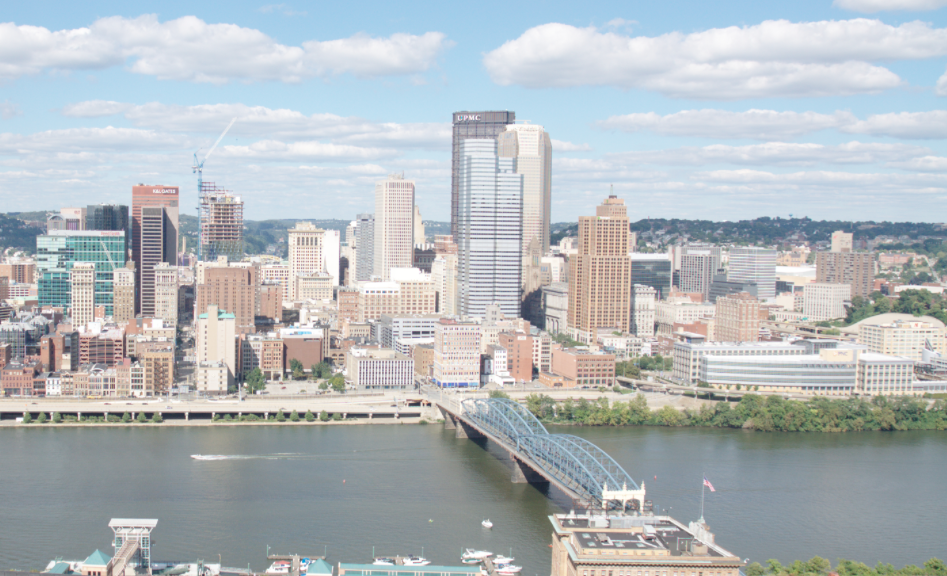
#> input picture hw1_code_data/hw2_code_data/data/incline_L.png, 947 x 576 px
$ python panoramas.py   (older library calls are emulated)
#> lines starting #> are read from the running program, lines starting #| are printed output that depends on the picture
### hw1_code_data/hw2_code_data/code/BRIEF.py
import numpy as np
import cv2
import os
from scipy.spatial.distance import cdist
from keypointDetect import DoGdetector

import matplotlib.pyplot as plt


def makeTestPattern(patch_width=9, nbits=256):
    '''
    Creates Test Pattern for BRIEF

    Run this routine for the given parameters patch_width = 9 and n = 256

    INPUTS
    patch_width - the width of the image patch (usually 9)
    nbits      - the number of tests n in the BRIEF descriptor

    OUTPUTS
    compareX and compareY - LINEAR indices into the patch_width x patch_width image
                            patch and are each (nbits,) vectors.
    '''
    #############################
    # TO DO ...
    # Generate testpattern here

    X = np.random.normal(0, 1/25*patch_width*patch_width, (nbits, 2))
    Y = np.random.normal(0, 1/100*patch_width*patch_width, (nbits, 2))
    X[X > patch_width // 2] = patch_width // 2
    X[X < -(patch_width // 2)] = -(patch_width // 2)
    Y[Y > patch_width // 2] = patch_width // 2
    Y[Y < -(patch_width // 2)] = -(patch_width // 2)
    X = np.around(X+patch_width // 2).astype(int)
    Y = np.around(Y+patch_width // 2).astype(int)

    compareX = X[:, 0]*patch_width + X[:, 1]
    compareY = Y[:, 0]*patch_width + Y[:, 1]
    print("Making new pattern")
    return  compareX, compareY

# load test pattern for Brief
test_pattern_file = '../results/testPattern.npy'
if os.path.isfile(test_pattern_file):
    # load from file if exists
    compareX, compareY = np.load(test_pattern_file)
else:
    # produce and save patterns if not exist
    compareX, compareY = makeTestPattern()
    if not os.path.isdir('../results'):
        os.mkdir('../results')
    np.save(test_pattern_file, [compareX, compareY])

def computeBrief(im, gaussian_pyramid, locsDoG, k, levels,
    compareX, compareY):
    '''
    Compute Brief feature
     INPUT
     locsDoG - locsDoG are the keypoint locations returned by the DoG
               detector.
     levels  - Gaussian scale levels that were given in Section1.
     compareX and compareY - linear indices into the
                             (patch_width x patch_width) image patch and are
                             each (nbits,) vectors.


     OUTPUT
     locs - an m x 3 vector, where the first two columns are the image
    		 coordinates of keypoints and the third column is the pyramid
            level of the keypoints.
     desc - an m x n bits matrix of stacked BRIEF descriptors. m is the number
            of valid descriptors in the image and will vary.
    '''
    ##############################
    # TO DO ...
    # compute locs, desc here

    imH, imW = im.shape
    patch_width = 9
    nbits = 256
    locs = locsDoG
    locs = locs[(locs[:,1] >= patch_width // 2) & (locs[:,1] < imH - 1 - (patch_width // 2))]
    locs = locs[(locs[:,0] >= patch_width // 2) & (locs[:,0] < imW - 1 - (patch_width // 2))]

    xx, xy = (compareX[:] / patch_width).astype(int) - (patch_width // 2), compareX[:] % patch_width - (patch_width // 2)
    yx, yy = (compareY[:] / patch_width).astype(int) - (patch_width // 2), compareY[:] % patch_width - (patch_width // 2)

    comparePointsXX = np.repeat(locs[:, 0, np.newaxis], nbits, axis = 1) + xx
    comparePointsXY = np.repeat(locs[:, 1, np.newaxis], nbits, axis = 1) + xy
    comparePointsYX = np.repeat(locs[:, 0, np.newaxis], nbits, axis = 1) + yx
    comparePointsYY = np.repeat(locs[:, 1, np.newaxis], nbits, axis = 1) + yy

    #im = gaussian_pyramid[:,:,1]
    desc = im[comparePointsXY, comparePointsXX] < im[comparePointsYY, comparePointsYX]
    desc = desc.astype(float)

    return locs, desc


def briefLite(im):
    '''
    INPUTS
    im - gray image with values between 0 and 1

    OUTPUTS
    locs - an m x 3 vector, where the first two columns are the image coordinates
            of keypoints and the third column is the pyramid level of the keypoints
    desc - an m x n bits matrix of stacked BRIEF descriptors.
            m is the number of valid descriptors in the image and will vary
            n is the number of bits for the BRIEF descriptor
    '''
    ###################
    # TO DO ...
    if len(im.shape)==3:
        im = cv2.cvtColor(im, cv2.COLOR_BGR2GRAY)
    locsDoG, gauss_pyramid = DoGdetector(im)
    locsDoG[:,[0, 1]] = locsDoG[:,[1, 0]]
    locs, desc = computeBrief(im, gauss_pyramid, locsDoG, np.sqrt(2), [-1,0,1,2,3,4], compareX, compareY)
    return locs, desc

def briefMatch(desc1, desc2, ratio=0.8):
    '''
    performs the descriptor matching
    inputs  : desc1 , desc2 - m1 x n and m2 x n matrix. m1 and m2 are the number of keypoints in image 1 and 2.
                                n is the number of bits in the brief
    outputs : matches - p x 2 matrix. where the first column are indices
                                        into desc1 and the second column are indices into desc2
    '''
    D = cdist(np.float32(desc1), np.float32(desc2), metric='hamming')
    # find smallest distance
    ix2 = np.argmin(D, axis=1)
    d1 = D.min(1)
    # find second smallest distance
    d12 = np.partition(D, 2, axis=1)[:,0:2]
    d2 = d12.max(1)
    r = d1/(d2+1e-10)
    is_discr = r<ratio
    ix2 = ix2[is_discr]
    ix1 = np.arange(D.shape[0])[is_discr]

    matches = np.stack((ix1,ix2), axis=-1)
    return matches

# [17 lines left out: function plotMatches, not called in this run]


# [43 lines that do not run on import are left out]

### hw1_code_data/hw2_code_data/code/keypointDetect.py
import numpy as np
import cv2

def createGaussianPyramid(im, sigma0=1,
        k=np.sqrt(2), levels=[-1,0,1,2,3,4]):
    if len(im.shape)==3:
        im = cv2.cvtColor(im, cv2.COLOR_BGR2GRAY)
    if im.max()>10:
        im = np.float32(im)/255
    im_pyramid = []
    for i in levels:
        sigma_ = sigma0*k**i
        im_pyramid.append(cv2.GaussianBlur(im, (0,0), sigma_))
    im_pyramid = np.stack(im_pyramid, axis=-1)
    return im_pyramid

# [7 lines left out: function displayPyramid, not called in this run]

def createDoGPyramid(gaussian_pyramid, levels=[-1,0,1,2,3,4]):
    '''
    Produces DoG Pyramid
    Inputs
    Gaussian Pyramid - A matrix of grayscale images of size
                        [imH, imW, len(levels)]
    levels      - the levels of the pyramid where the blur at each level is
                   outputs
    DoG Pyramid - size (imH, imW, len(levels) - 1) matrix of the DoG pyramid
                   created by differencing the Gaussian Pyramid input
    '''
    # DoG_pyramid = []
    ################
    # TO DO ...
    # compute DoG_pyramid here
    DoG_pyramid = np.empty([gaussian_pyramid.shape[0], gaussian_pyramid.shape[1],gaussian_pyramid.shape[2]-1])
    DoG_pyramid[:,:,:gaussian_pyramid.shape[2]-1] = gaussian_pyramid[:,:,1:gaussian_pyramid.shape[2]]-gaussian_pyramid[:,:,:gaussian_pyramid.shape[2]-1]
    DoG_levels = levels[1:]
    return DoG_pyramid, DoG_levels

def computePrincipalCurvature(DoG_pyramid):
    '''
    Takes in DoGPyramid generated in createDoGPyramid and returns
    PrincipalCurvature,a matrix of the same size where each point contains the
    curvature ratio R for the corre-sponding point in the DoG pyramid

    INPUTS
        DoG Pyramid - size (imH, imW, len(levels) - 1) matrix of the DoG pyramid

    OUTPUTS
        principal_curvature - size (imH, imW, len(levels) - 1) matrix where each
                          point contains the curvature ratio R for the
                          corresponding point in the DoG pyramid
    '''
    principal_curvature = None
    ##################
    # TO DO ...
    # Compute principal curvature here
    dx = cv2.Sobel(DoG_pyramid[:,:],-1,1,0)
    dy = cv2.Sobel(DoG_pyramid[:,:],-1,0,1)
    dxx = cv2.Sobel(dx, -1, 1, 0)
    dxy = cv2.Sobel(dx, -1, 0, 1)
    dyx = cv2.Sobel(dy, -1, 1, 0)
    dyy = cv2.Sobel(dy, -1, 0, 1)

    detH = dxx * dyy - dxy * dyx
    traceH = dxx + dyy
    detH[detH == 0] = 1e-100#np.finfo(float).tiny
    principal_curvature = traceH * traceH / detH

    return principal_curvature


def getLocalExtrema(DoG_pyramid, DoG_levels, principal_curvature,
        th_contrast=0.03, th_r=12):
    '''
    Returns local extrema points in both scale and space using the DoGPyramid

    INPUTS
        DoG_pyramid - size (imH, imW, len(levels) - 1) matrix of the DoG pyramid
        DoG_levels  - The levels of the pyramid where the blur at each level is
                      outputs
        principal_curvature - size (imH, imW, len(levels) - 1) matrix contains the
                      curvature ratio R
        th_contrast - remove any point that is a local extremum but does not have a
                      DoG response magnitude above this threshold
        th_r        - remove any edge-like points that have too large a principal
                      curvature ratio
     OUTPUTS
        locsDoG - N x 3 matrix where the DoG pyramid achieves a local extrema in both
               scale and space, and also satisfies the two thresholds.
    '''
    # locsDoG = None
    # ##############
    # #  TO DO ...
    # # Compute locsDoG here

    enableEdgeSuppression = True

    imH, imW, levels = DoG_pyramid.shape

    side_neighbors = [DoG_pyramid[:imH-2, :imW-2], DoG_pyramid[:imH-2, 1:imW-1],
                    DoG_pyramid[:imH-2, 2:], DoG_pyramid[1:imH-1, :imW-2],
                    DoG_pyramid[1:imH-1, 2:], DoG_pyramid[2:, :imW-2],
                    DoG_pyramid[2:, 1:imW-1], DoG_pyramid[2:, 2:]]

    layer_data = DoG_pyramid[1:imH-1, 1:imW-1]

    top_neighbor = np.empty((imH-2,imW-2,levels))
    top_neighbor[:,:,0:levels-1] = DoG_pyramid[1:imH-1, 1:imW-1,1:levels]

    bottom_neighbor = np.empty((imH-2,imW-2,levels))
    bottom_neighbor[:,:,1:levels] = DoG_pyramid[1:imH-1, 1:imW-1,0:levels-1]

    neighbors_for_bottom = np.array(side_neighbors + [top_neighbor])
    neighbors_for_top = np.array(side_neighbors + [bottom_neighbor])
    neighbors_for_middle = np.array(side_neighbors + [bottom_neighbor] + [top_neighbor])

    extremaMask = np.empty((imH-2,imW-2,levels))
    extremaMask[:,:,0] = (layer_data[:,:,0] > np.max(neighbors_for_bottom[:,:,:,0], axis=0)) | (layer_data[:,:,0] < np.min(neighbors_for_bottom[:,:,:,0], axis=0))
    extremaMask[:,:,levels-1] = (layer_data[:,:,levels-1] > np.max(neighbors_for_top[:,:,:,levels-1], axis=0)) | (layer_data[:,:,levels-1] < np.min(neighbors_for_top[:,:,:,levels-1], axis=0))
    extremaMask[:,:,1:levels-1] = (layer_data[:,:,1:levels-1] > np.max(neighbors_for_middle[:,:,:,1:levels-1], axis=0)) | (layer_data[:,:,1:levels-1] < np.min(neighbors_for_middle[:,:,:,1:levels-1], axis=0))
    c_mask = (abs(DoG_pyramid[1:imH-1, 1:imW-1,:]) > th_contrast)
    r_mask = (abs(principal_curvature[1:imH-1, 1:imW-1,:]) < th_r)

    if enableEdgeSuppression:
        extremaMask = (extremaMask == True) & (c_mask == True) & (r_mask == True)
    else:
        extremaMask = (extremaMask == True) & (c_mask == True)

    locations = np.where(extremaMask == True)
    x, y, l = locations[0]+1, locations[1]+1, locations[2]

    locsDoG = np.swapaxes(np.array([x,y,l]),0,1)

    return locsDoG


def DoGdetector(im, sigma0=1, k=np.sqrt(2), levels=[-1,0,1,2,3,4],
                th_contrast=0.03, th_r=12):
    '''
    Putting it all together

    Inputs          Description
    --------------------------------------------------------------------------
    im              Grayscale image with range [0,1].

    sigma0          Scale of the 0th image pyramid.

    k               Pyramid Factor.  Suggest sqrt(2).

    levels          Levels of pyramid to construct. Suggest -1:4.

    th_contrast     DoG contrast threshold.  Suggest 0.03.

    th_r            Principal Ratio threshold.  Suggest 12.

    Outputs         Description
    --------------------------------------------------------------------------

    locsDoG         N x 3 matrix where the DoG pyramid achieves a local extrema
                    in both scale and space, and satisfies the two thresholds.

    gauss_pyramid   A matrix of grayscale images of size (imH,imW,len(levels))
    '''
    ##########################
    # TO DO ....
    # compupte gauss_pyramid, gauss_pyramid here

    gauss_pyramid = createGaussianPyramid(im, sigma0, k, levels)
    DoG_pyramid, DoG_levels = createDoGPyramid(gauss_pyramid, levels)
    principal_curvature = computePrincipalCurvature(DoG_pyramid)
    locsDoG = getLocalExtrema(DoG_pyramid, DoG_levels, principal_curvature, th_contrast, th_r)

    return locsDoG, gauss_pyramid


# [25 lines that do not run on import are left out]

### hw1_code_data/hw2_code_data/code/planarH.py
import numpy as np
import cv2
from BRIEF import briefLite, briefMatch
import math

def computeH(p1, p2):
    '''
    INPUTS:
        p1 and p2 - Each are size (2 x N) matrices of corresponding (x, y)'
                 coordinates between two images
    OUTPUTS:
     H2to1 - a 3 x 3 matrix encoding the homography that best matches the linear
            equation
    '''
    assert(p1.shape[1]==p2.shape[1])
    assert(p1.shape[0]==2)
    #############################
    # TO DO ...

    A = np.zeros((p1.shape[1]*2,9))
    A[0:p1.shape[1]*2:2,0] = p2[0, :]
    A[0:p1.shape[1]*2:2,1] = p2[1, :]
    A[0:p1.shape[1]*2:2,2] = 1
    A[0:p1.shape[1]*2:2,6] = -p2[0, :] * p1[0, :]
    A[0:p1.shape[1]*2:2,7] = -p2[1, :] * p1[0, :]
    A[0:p1.shape[1]*2:2,8] = -p1[0, :]
    A[1:p1.shape[1]*2:2,3] = -p2[0, :]
    A[1:p1.shape[1]*2:2,4] = -p2[1, :]
    A[1:p1.shape[1]*2:2,5] = -1
    A[1:p1.shape[1]*2:2,6] = p2[0, :] * p1[1, :]
    A[1:p1.shape[1]*2:2,7] = p2[1, :] * p1[1, :]
    A[1:p1.shape[1]*2:2,8] = p1[1, :]
    u, s, vh = np.linalg.svd(A)
    H2to1 = vh[-1, :].reshape((3, 3))

    return H2to1

def ransacH(matches, locs1, locs2, num_iter=5000, tol=2):
    '''
    Returns the best homography by computing the best set of matches using
    RANSAC
    INPUTS
        locs1 and locs2 - matrices specifying point locations in each of the images
        matches - matrix specifying matches between these two sets of point locations
        nIter - number of iterations to run RANSAC
        tol - tolerance value for considering a point to be an inlier

    OUTPUTS
        bestH - homography matrix with the most inliers found during RANSAC
    '''
    ###########################
    # TO DO ...

    p1 = np.empty_like(matches)
    p2 = np.empty_like(matches)
    p1 = locs1[matches[:,0],:2]
    p2 = locs2[matches[:,1],:2]
    p1_homography = np.transpose(np.hstack((p1, np.ones((p1.shape[0], 1)))))
    p2_homography = np.transpose(np.hstack((p2, np.ones((p2.shape[0], 1)))))

    max_inliers = 0
    bestH = np.zeros((3,3))

    while num_iter > 0:
        index = (np.random.random((1, 4)) * matches.shape[0]).astype(np.int)
        p1_test = np.transpose(p1[index][0, :, :])
        p2_test = np.transpose(p2[index][0, :, :])
        H2to1 = computeH(p1_test, p2_test)

        p2_transformed = np.dot(H2to1, p2_homography)
        p2_transformed /= p2_transformed[2, :]

        distance = np.sqrt(np.sum(np.square(p1_homography - p2_transformed), axis=0))
        num_inliers = distance[distance <= tol].size

        if num_inliers > max_inliers:
            max_inliers = num_inliers
            bestH = H2to1

        num_iter -= 1

    return bestH


# [7 lines that do not run on import are left out]

### hw1_code_data/hw2_code_data/code/panoramas.py
import cv2
import numpy as np
from scipy.ndimage.morphology import distance_transform_edt
from planarH import ransacH
from BRIEF import briefLite,briefMatch,plotMatches

def replace_image(mask_image, source_image, target_image):
    mask = np.count_nonzero(mask_image, axis=2)
    mask = np.array(np.nonzero(mask))
    target_image[mask[0,:],mask[1,:]] = source_image[mask[0,:],mask[1,:]]
    return target_image

def get_blend_weights(im1, im2, h1, h2, out_shape):

    mask1 = np.ones((im1.shape[0], im1.shape[1]))
    mask1[0, :], mask1[-1, :], mask1[:, 0], mask1[:, -1] = 0, 0, 0, 0
    mask1 = distance_transform_edt(mask1)
    mask1 /= np.max(mask1)
    weight1 = cv2.warpPerspective(mask1, h1, out_shape)

    mask2 = np.ones((im2.shape[0], im2.shape[1]))
    mask2[0, :], mask2[-1, :], mask2[:, 0], mask2[:, -1] = 0, 0, 0, 0
    mask2 = distance_transform_edt(mask2)
    mask2 /= np.max(mask2)
    weight2 = cv2.warpPerspective(mask2, h2, out_shape)

    sum_weight = weight1 + weight2
    sum_weight[sum_weight == 0] = 1.0
    weight1 /= sum_weight
    weight2 /= sum_weight
    weight1 = np.stack((weight1, weight1, weight1), axis=2)
    weight2 = np.stack((weight2, weight2, weight2), axis=2)

    return weight1, weight2

# [38 lines left out: function imageStitching, not called in this run]

def imageStitching_noClip(im1, im2, H2to1):
    '''
    Returns a panorama of im1 and im2 using the given
    homography matrix without cliping.
    '''
    ######################################
    # TO DO ...

    im1h, im1w, _ = im1.shape
    im2h, im2w, _ = im2.shape

    source_points = np.array([  np.array([0, 0, 1]), np.array([0, im2h - 1, 1]),
                                np.array([im2w - 1, 0, 1]), np.array([im2w - 1, im2h - 1, 1])])
    target_points = np.dot(H2to1, np.transpose(source_points))
    target_points /= target_points[2, :]
    min_width, min_height = int(np.round(np.min(target_points[0, :]))), int(np.round(np.min(target_points[1, :])))
    target_width, target_height = max(-min_width, 0) + int(np.round(np.max(target_points[0, :]))), max(-min_height, 0) + int(np.round(np.max(target_points[1, :])))
    out_size = (target_width, target_height)
    M = np.float32([[1, 0, max(-min_width, 0)], [0, 1, max(-min_height, 0)], [0, 0, 1]])

    warp_im1 = cv2.warpPerspective(im1, M, out_size)
    warp_im2 = cv2.warpPerspective(im2, np.matmul(M,H2to1), out_size)
    cv2.imwrite('../results/q6_2_1.jpg', warp_im1)
    cv2.imwrite('../results/q6_2_2.jpg', warp_im2)

    weight1, weight2 = get_blend_weights(im1, im2, M, np.matmul(M,H2to1), out_size)

    pano_im = np.zeros((out_size[1], out_size[0], 3), im1.dtype)
    replace_image(warp_im1, warp_im1, pano_im)
    replace_image(warp_im2, warp_im2, pano_im)
    replace_image(pano_im * warp_im2, warp_im1 * weight1 + warp_im2 * weight2, pano_im)

    cv2.imwrite('../results/q6_2_pan.jpg', pano_im)

    return pano_im

def generatePanorama(im1, im2):
    locs1, desc1 = briefLite(im1)
    locs2, desc2 = briefLite(im2)
    matches = briefMatch(desc1, desc2)
    H2to1 = ransacH(matches, locs1, locs2, num_iter=5000, tol=2)
    np.save('../results/q6_1.npy', H2to1)
    #im3 = imageStitching(im1, im2, H2to1)
    im3 = imageStitching_noClip(im1, im2, H2to1)
    return im3


if __name__ == '__main__':
    im1 = cv2.imread('../data/incline_L.png')
#> im1 is the input picture: shape (576, 947, 3); mean B, G, R 188.8, 185.2, 178.7
    im2 = cv2.imread('../data/incline_R.png')
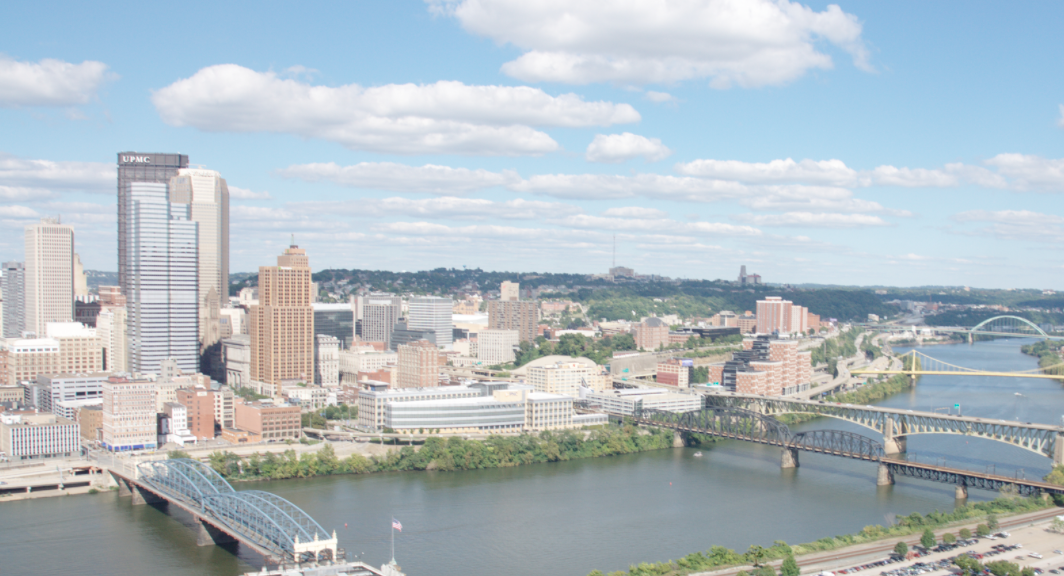
#> input picture hw1_code_data/hw2_code_data/data/incline_R.png, 1064 x 576 px
#> im2 is the input picture: shape (576, 1064, 3); mean B, G, R 195.1, 188.5, 177.3

    pano_im = generatePanorama(im1, im2)
#> in briefLite, `im = cv2.cvtColor(im, cv2.COLOR_BGR2GRAY)`:
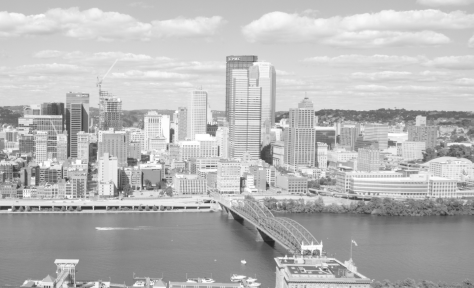
#> im: shape (576, 947) (shown at 1/2 size); min 34, max 255, mean 183.7
#> the loop in createGaussianPyramid, `for i in levels:` made 6 passes
#> sigma_ on passes 1 to 6: 0.707, 1, 1.41, 2, 2.83, 4
#> after the loop in createGaussianPyramid, `for i in levels:`: im_pyramid = 6 items
#> in DoGdetector, `DoG_pyramid, DoG_levels = createDoGPyramid(gauss_pyramid, levels)`: DoG_levels = [0, 1, 2, 3, 4]
#> in getLocalExtrema, `x, y, l = locations[0]+1, locations[1]+1, locations[2]`: x = 6984 values from 109 to 574; y = 6984 values, max 945 at index 2923, min 2 at index 2720, mean 411.8; l = 6984 values, max 4 at index 6, min 0 at index 7, mean 1.12
#> in computeBrief, `comparePointsXY = np.repeat(locs[:, 1, np.newaxis], nbits, axis = 1) +..`:
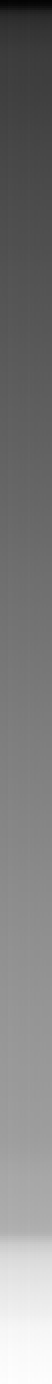
#> comparePointsXY: shape (6911, 256) int64 (shown at 1/10 size); min 105, max 574, mean 337.1; drawn with min black and max white
#> in briefLite (call 2), `im = cv2.cvtColor(im, cv2.COLOR_BGR2GRAY)`:
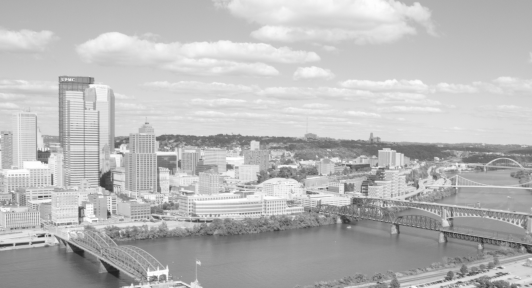
#> im: shape (576, 1064) (shown at 1/2 size); min 31, max 255, mean 185.9
#> the loop in createGaussianPyramid (call 2), `for i in levels:` made 6 passes
#> call 2 of computeBrief, with gaussian_pyramid = array of shape (576, 1064, 6), locsDoG = array of shape (4084, 3), k = 1.41, compareX = array of shape (256,), compareY = array of shape (256,)
#> in computeBrief (call 2), `comparePointsXX = np.repeat(locs[:, 0, np.newaxis], nbits, axis = 1) +..`:
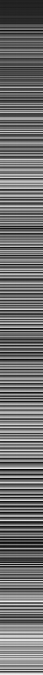
#> comparePointsXX: shape (4047, 256) int64 (shown at 1/6 size); min 1, max 1062, mean 462.6; drawn with min black and max white
#> in computeBrief (call 2), `comparePointsXY = np.repeat(locs[:, 1, np.newaxis], nbits, axis = 1) +..`:
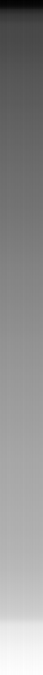
#> comparePointsXY: shape (4047, 256) int64 (shown at 1/6 size); min 148, max 574, mean 387.5; drawn with min black and max white
#> in briefMatch, `D = cdist(np.float32(desc1), np.float32(desc2), metric='hamming')`:
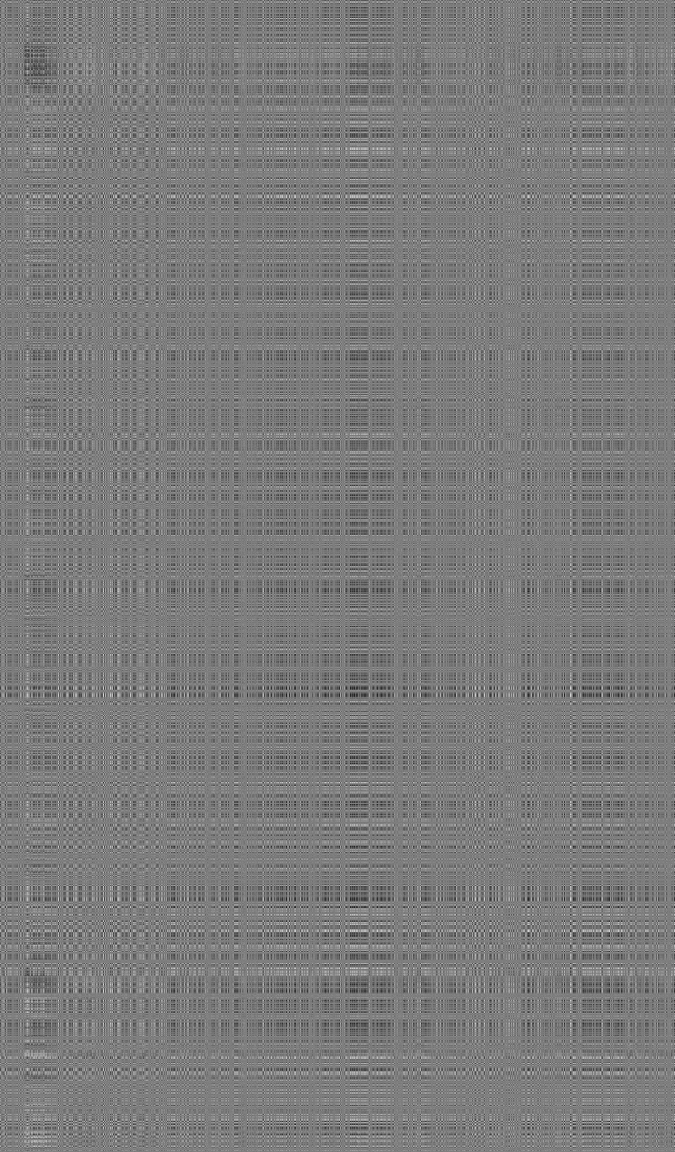
#> D: shape (6911, 4047) float64 (shown at 1/6 size); min 0, max 0.977, mean 0.486
#> in briefMatch, `ix2 = np.argmin(D, axis=1)`: ix2 = 6911 values, max 4046 at index 1199, min 0 at index 6159, mean 1802.6
#> in briefMatch, `d1 = D.min(1)`: d1 = 6911 values, max 0.309 at index 712, min 0 at index 4172, mean 0.112
#> (the rest of the program and of its run is left out)
